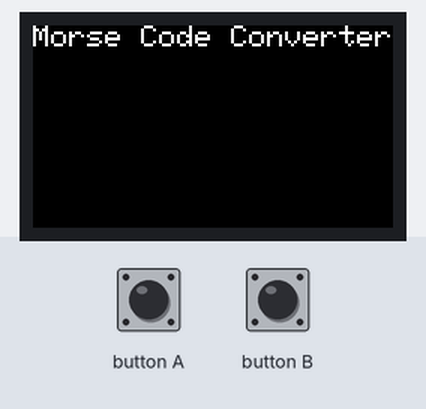
A sketch run on a simulated ESP32. On the bench: 240×135 colour display. Inputs (shaded band) come from the test bench.

Above: at 1.3 s.
1.4 s: button A pressed for 0.15 s
4.5 s: button B pressed for 0.15 s
At 4.54 s:
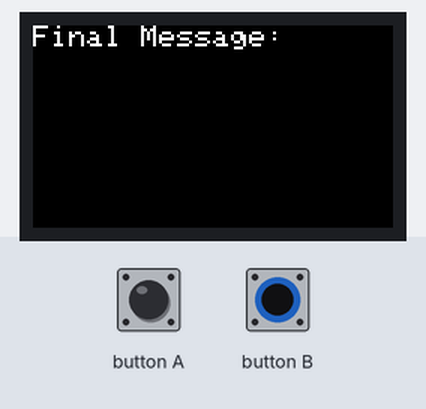
At 5.1 s:
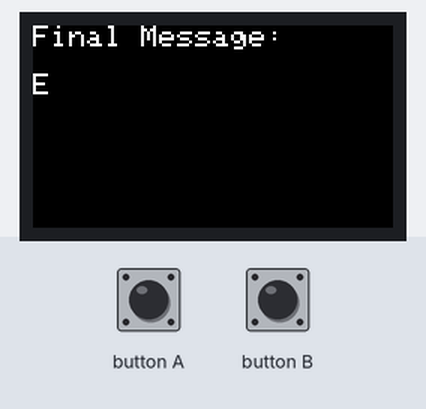
6.1 s: button A pressed for 1 s
10.1 s: button B pressed for 1 s
At 11.2 s:
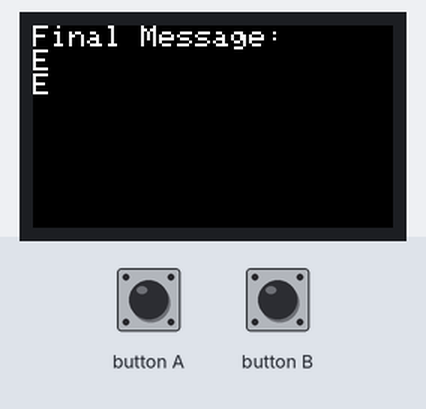
12.6 s: button A pressed for 0.15 s
15.7 s: button A pulsed LOW 2 times (0.12 s each, 0.3 s apart)
At 19.9 s:
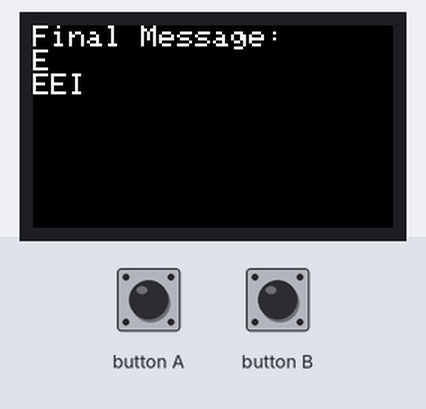
Timing chart, 0 to 20.3 s (numbered marks = the images above; inputs shaded):
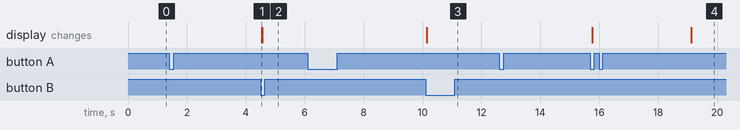

Measured:
- after the input at 1.4 s, every drawn part: stays the same
- after the input at 4.5 s, the display: changes at once (image 1)
- after the input at 6.1 s, every drawn part: stays the same
- after the input at 10.1 s, the display: first changes at once (image 3 shows a later state)
- after the input at 12.6 s, every drawn part: stays the same
- after the input at 15.7 s, the display: first differs from a run without the input after 3.4 s (image 4)

The sketch:

MorseCode.ino
```cpp
#include <M5StickCPlus.h>
#include <string>

String morseInput = ""; // Store the Morse code input for each letter
String plainText = "";  // Store the final decoded message
unsigned long lastPressTime = 0;
bool dashDetected = false;

const int dotThreshold = 300;      // Threshold for distinguishing dot (short press)
const int dashThreshold = 1000;    // Threshold for distinguishing dash (long press)
const int spaceThreshold = 3000;   // Threshold for detecting a space between letters
const int resetThreshold = 5000;   // Threshold for holding BtnB to reset

// Morse code map
const String morseCodeTable[36] = {".-", "-...", "-.-.", "-..", ".", "..-.", "--.", "....", "..", ".---",
                                   "-.-", ".-..", "--", "-.", "---", ".--.", "--.-", ".-.", "...", "-",
                                   "..-", "...-", ".--", "-..-", "-.--", "--..", // Letters A-Z
                                   "-----", ".----", "..---", "...--", "....-", ".....", "-....", "--...", "---..", "----."}; // Numbers 0-9
const char asciiTable[36] = {'A', 'B', 'C', 'D', 'E', 'F', 'G', 'H', 'I', 'J',
                             'K', 'L', 'M', 'N', 'O', 'P', 'Q', 'R', 'S', 'T',
                             'U', 'V', 'W', 'X', 'Y', 'Z',
                             '0', '1', '2', '3', '4', '5', '6', '7', '8', '9'};

// Function to convert morse code to character
char morseToChar(String morse) {
    for (int i = 0; i < 36; i++) {
        if (morse == morseCodeTable[i]) return asciiTable[i];
    }
    return '?'; // Return '?' if no match
}

void setup() {
    M5.begin();
    M5.Lcd.setRotation(3);
    M5.Lcd.setTextSize(2);
    M5.Lcd.println("Morse Code Converter");
    lastPressTime = millis();
}

void loop() {
    M5.update();
    unsigned long currentTime = millis();

    // Detect dot or dash from BtnA
    if (M5.BtnA.wasReleased()) {
        int pressDuration = M5.BtnA.getPressDuration();

        if (pressDuration < dotThreshold) {
            morseInput += "."; // Dot
        } else if (pressDuration < dashThreshold) {
            morseInput += "-"; // Dash
        }
        lastPressTime = currentTime;
        dashDetected = true;
    }

    // Check for space between letters
    if (dashDetected && (currentTime - lastPressTime > spaceThreshold)) {
        char decodedChar = morseToChar(morseInput);
        plainText += decodedChar;
        M5.Lcd.print(decodedChar);  // Display on screen
        morseInput = "";            // Reset for the next letter
        dashDetected = false;
        lastPressTime = currentTime;
    }

    // Long pause for space between words
    if (currentTime - lastPressTime > spaceThreshold * 3) {
        plainText += " ";
        M5.Lcd.print(" ");          // Display space on screen
        lastPressTime = currentTime;
    }

    // Process final text when BtnB is pressed
    if (M5.BtnB.wasPressed()) {
        M5.Lcd.fillScreen(BLACK);         // Clear the screen
        M5.Lcd.setCursor(0, 0);
        M5.Lcd.println("Final Message:");
        M5.Lcd.println(plainText);        // Display the full message
    }

    // Reset everything if BtnB is held for over 5 seconds
    if (M5.BtnB.pressedFor(resetThreshold)) {
        morseInput = "";
        plainText = "";
        M5.Lcd.fillScreen(BLACK);         // Clear the screen
        M5.Lcd.setCursor(0, 0);
        M5.Lcd.println("Reset Complete");
    }
}
```
